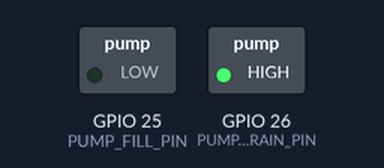
Bench run of a sketch on a simulated ESP32. On the bench: switched loads named in the sketch (green lamp = pin HIGH). What the sketch prints to the serial monitor is not drawn.

Above: at 0.2 s.
At 40.2 s:
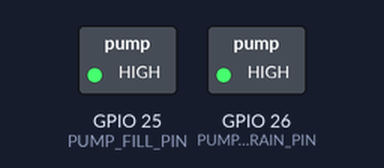
At 100.2 s:
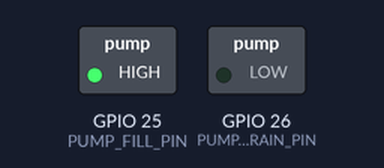
Timing chart, 0 to 101.7 s (numbered marks = the images above):
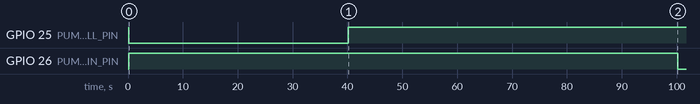

Measured:
- by itself, GPIO 25 (PUMP_FILL_PIN): HIGH → LOW at 0.13 s, → HIGH 40.0 s later
- by itself, GPIO 26 (PUMP_DRAIN_PIN): HIGH → LOW at 100 s

The sketch:

test_pompa_siklus.ino
```cpp
// (licence header left out)
/**
 * @file test_pompa_siklus.ino
 * @brief PROGRAM KHUSUS uji siklus pompa buoy — TANPA sensor / LoRa / WiFi.
 *
 * ┌─────────────────────────────────────────────────────────────────┐
 * │  UPLOAD KE: ESP32 buoy (board dengan relay pompa ISI & BUANG).   │
 * │  FQBN: esp32:esp32:esp32                                         │
 * └─────────────────────────────────────────────────────────────────┘
 *
 * Siklus berulang terus (loop):
 *   1. FILLING  — pompa ISI  ON  selama 40 detik
 *   2. WAITING  — kedua pompa OFF selama 60 detik (1 menit)
 *   3. DRAINING — pompa BUANG ON  selama 50 detik
 *   4. JEDA     — kedua pompa OFF selama 10 detik
 *   → balik ke FILLING (otomatis, berulang)
 *
 * INTERLOCK: pompa ISI & BUANG tidak pernah ON bersamaan (aman untuk relay).
 * Relay modul China umumnya active-LOW → ON = LOW, OFF = HIGH.
 */

// ── Pin relay pompa (sama dengan buoy_transmitter) ───────────────────────────
#define PUMP_FILL_PIN   25   ///< IN1 relay → pompa ISI (air masuk ke wadah)
#define PUMP_DRAIN_PIN  26   ///< IN2 relay → pompa BUANG (air wadah → tambak)
#define RELAY_ON        LOW  ///< modul relay active-LOW
#define RELAY_OFF       HIGH

// ── Durasi tiap fase (ms) — ubah di sini bila perlu ──────────────────────────
#define FILL_MS   40000UL    ///< FILLING  = 40 detik
#define WAIT_MS   60000UL    ///< WAITING  = 60 detik (1 menit)
#define DRAIN_MS  50000UL    ///< DRAINING = 50 detik
#define IDLE_MS   10000UL    ///< JEDA setelah draining = 10 detik

unsigned long cycleCount = 0;  // penghitung siklus untuk log

// ── Set kedua relay sekaligus (jaga interlock) ───────────────────────────────
void setPumps(bool fillOn, bool drainOn) {
  digitalWrite(PUMP_FILL_PIN,  fillOn  ? RELAY_ON : RELAY_OFF);
  digitalWrite(PUMP_DRAIN_PIN, drainOn ? RELAY_ON : RELAY_OFF);
}

// ── Jalankan satu fase: cetak status → tahan selama durasi (dengan hitung mundur) ──
void runPhase(const char* nama, bool fillOn, bool drainOn, unsigned long durMs) {
  setPumps(fillOn, drainOn);
  Serial.printf("\n[Fase] %-9s | ISI=%s BUANG=%s | durasi %lu dtk\n",
                nama, fillOn ? "ON " : "OFF", drainOn ? "ON " : "OFF", durMs / 1000UL);

  unsigned long start = millis();
  unsigned long lastTick = 0;
  while (millis() - start < durMs) {
    unsigned long sisa = (durMs - (millis() - start) + 999UL) / 1000UL;  // detik sisa (bulat atas)
    if (sisa != lastTick) {                                             // cetak tiap detik berubah
      lastTick = sisa;
      Serial.printf("   %s ... sisa %2lu dtk\r", nama, sisa);
    }
    delay(50);
  }
  Serial.println();
}

void setup() {
  Serial.begin(115200);
  delay(100);

  // Pastikan kedua pompa OFF sebelum apa pun (aman saat boot).
  pinMode(PUMP_FILL_PIN,  OUTPUT);
  pinMode(PUMP_DRAIN_PIN, OUTPUT);
  setPumps(false, false);

  Serial.println("\n══════════════════════════════════════════════");
  Serial.println("  UJI SIKLUS POMPA — Smart Buoy (program khusus)");
  Serial.println("  FILL 40s → WAIT 60s → DRAIN 50s → JEDA 10s → ulang");
  Serial.println("══════════════════════════════════════════════");
}

void loop() {
  cycleCount++;
  Serial.printf("\n========== SIKLUS #%lu ==========", cycleCount);

  runPhase("FILLING",  true,  false, FILL_MS);   // 1. pompa ISI ON 40 dtk
  runPhase("WAITING",  false, false, WAIT_MS);   // 2. kedua OFF 60 dtk
  runPhase("DRAINING", false, true,  DRAIN_MS);  // 3. pompa BUANG ON 50 dtk
  runPhase("JEDA",     false, false, IDLE_MS);   // 4. kedua OFF 10 dtk
  // → loop() otomatis mengulang dari FILLING
}
```
